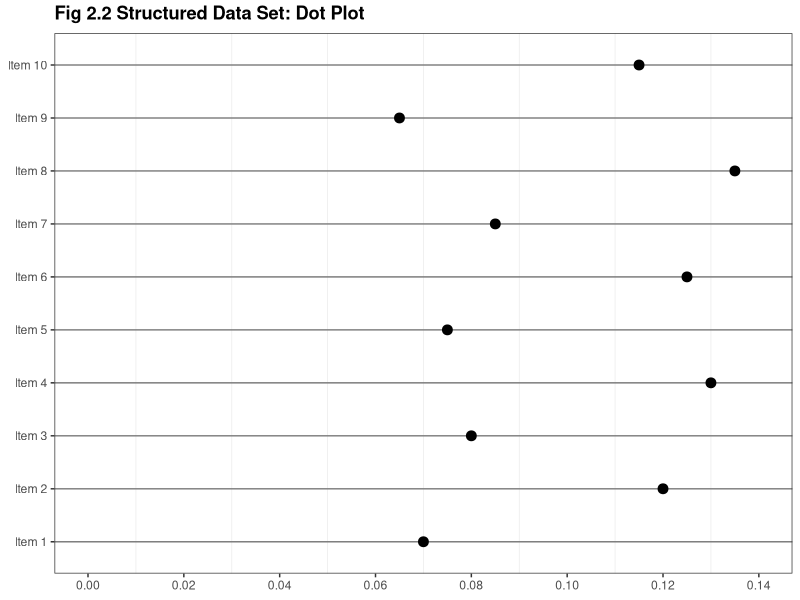
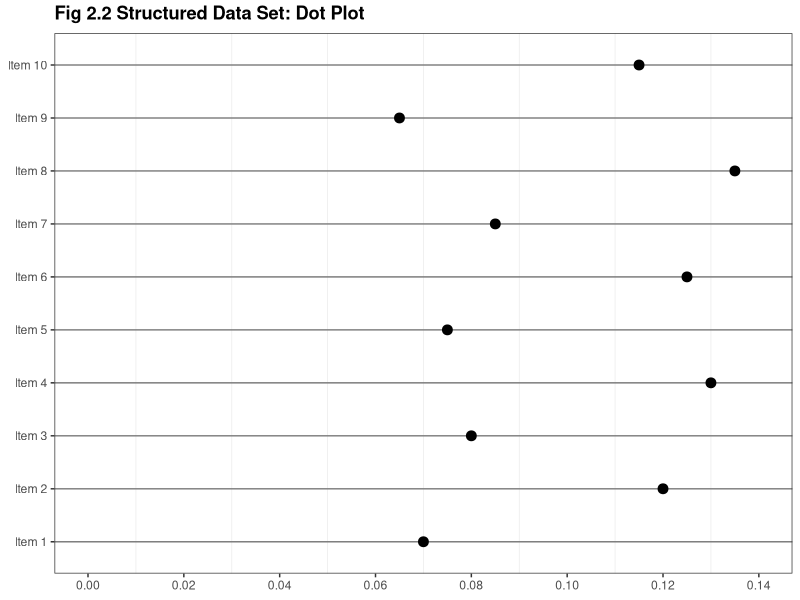

Source code (R) for these figures, in order:
library(ggplot2)

this_base <- "fig02-02_structured-data-set-dot-plot"

my_data <- data.frame(
  variable = factor(paste("Item", 1:10), levels = paste("Item", 1:10)),
  value = c(7.0, 12.0, 8.0, 13.0, 7.5, 12.5, 8.5, 13.5, 6.5, 11.5)/100)

p <- ggplot(my_data, aes(x = value, y = variable)) +
  geom_point(size = 3) +
  scale_x_continuous(breaks = seq(0, 0.14, 0.02), limits = c(0, 0.14)) +
  ggtitle("Fig 2.2 Structured Data Set: Dot Plot") +
  theme_bw() +
  theme(panel.grid.major.x = element_blank(),
        panel.grid.major.y = element_line(colour = "grey50",
                                          linetype = "solid"),
        plot.title = element_text(size = rel(1.2), face = "bold", vjust = 1.5),
        axis.title = element_blank())

p

ggsave(paste0(this_base, ".png"), 
       p, width = 8, height = 4)

## pedantic: missing tick marks at top of plot
